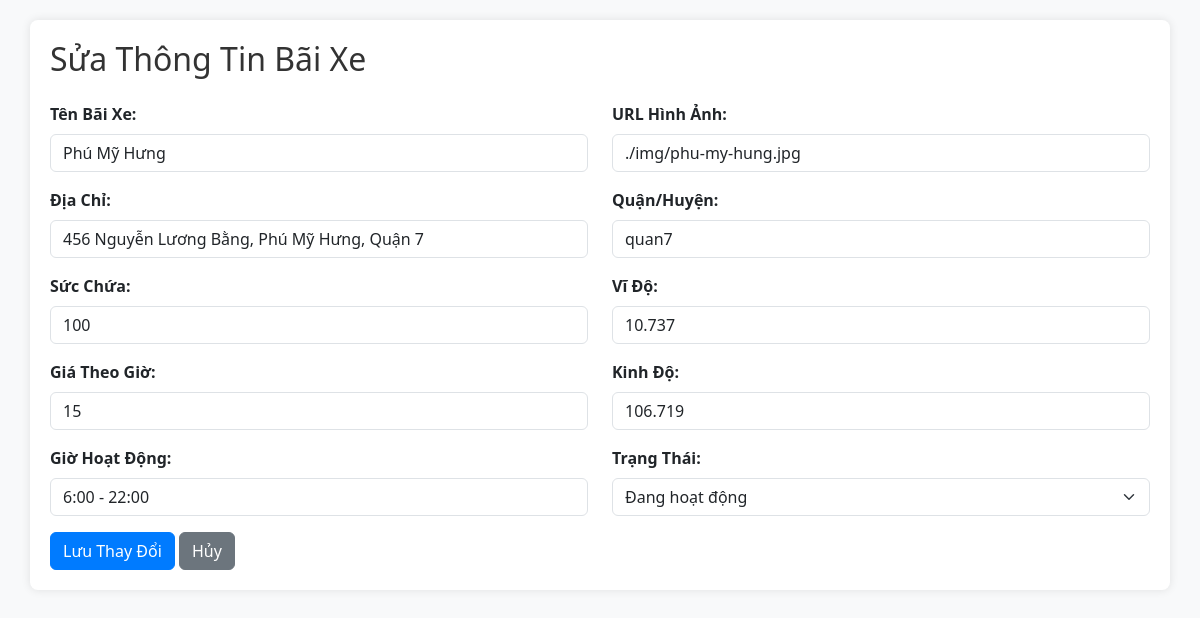
Screenshot of /admin/edit_parking.php?id=2 with the database file from the repository.
### tables this page shows
CREATE TABLE `parking_lots` (
  `parking_id` int(11) NOT NULL,
  `name` varchar(255) NOT NULL,
  `address` varchar(255) NOT NULL,
  `capacity` int(11) NOT NULL,
  `pricePerHour` int(50) NOT NULL,
  `operating_hours` varchar(50) NOT NULL,
  `status` enum('available','full') DEFAULT 'available',
  `image_url` varchar(255) DEFAULT './img/macdinhbaixe.jpg',
  `district` varchar(255) NOT NULL,
  `latitude` float DEFAULT NULL,
  `longitude` float DEFAULT NULL,
  `occupied_slots` int(11) NOT NULL DEFAULT 0
);

### dao/pdo.php (called while the page is built, shortened)
<?php
function pdo_get_connection(){
    $dburl = "mysql:host=localhost;port=3307;dbname=SKTParking;charset=utf8";
    $username = 'root';
    $password = '';
    $conn = new PDO($dburl, $username, $password);
    $conn->setAttribute(PDO::ATTR_ERRMODE, PDO::ERRMODE_EXCEPTION);
    return $conn;
}
function pdo_query_one($sql){
    $sql_args = array_slice(func_get_args(), 1);
    try{
        $conn = pdo_get_connection();
        $stmt = $conn->prepare($sql);
        $stmt->execute($sql_args);
        $row = $stmt->fetch(PDO::FETCH_ASSOC);
        return $row;
    }
    catch(PDOException $e){
        throw $e;
    }
    finally{
        unset($conn);
    }
}

### dao/parking-lots.php (called while the page is built, shortened)
<?php
require_once 'pdo.php';
function parking_lot_select_by_id($parking_id) {
    $sql = "SELECT * FROM parking_lots WHERE parking_id=?";
    return pdo_query_one($sql, $parking_id);
}
?>

### admin/edit_parking.php (the view, shortened to what this page needs)
<?php
include_once '../dao/parking-lots.php';
$parking_id = $_GET['id'];
$parkingLot = parking_lot_select_by_id($parking_id);
?>
<!DOCTYPE html>
<html lang="vi">
<head>
    <link href="https://cdn.jsdelivr.net/npm/bootstrap@5.3.0/dist/css/bootstrap.min.css" rel="stylesheet">
    <link rel="stylesheet" href="https://cdnjs.cloudflare.com/ajax/libs/font-awesome/6.0.0/css/all.min.css">
</head>
<body>
    <div class="container">
        <h2 class="mb-4">Sửa Thông Tin Bãi Xe</h2>
        <form action="process_update_parking.php" method="post">
            <div class="row">
                <div class="col-md-6">
                    <div class="mb-3">
                        <label for="name" class="form-label">Tên Bãi Xe:</label>
                        <input type="text" class="form-control" id="name" name="name" value="<?php echo htmlspecialchars($parkingLot['name']); ?>" required>
                    </div>
                    <div class="mb-3">
                        <label for="address" class="form-label">Địa Chỉ:</label>
                        <input type="text" class="form-control" id="address" name="address" value="<?php echo htmlspecialchars($parkingLot['address']); ?>" required>
                    </div>
                    <div class="mb-3">
                        <label for="capacity" class="form-label">Sức Chứa:</label>
                        <input type="number" class="form-control" id="capacity" name="capacity" value="<?php echo htmlspecialchars($parkingLot['capacity']); ?>" required>
                    </div>
                    <div class="mb-3">
                        <label for="pricePerHour" class="form-label">Giá Theo Giờ:</label>
                        <input type="number" class="form-control" id="pricePerHour" name="pricePerHour" value="<?php echo htmlspecialchars($parkingLot['pricePerHour']); ?>" required>
                    </div>
                    <div class="mb-3">
                        <label for="operating_hours" class="form-label">Giờ Hoạt Động:</label>
                        <input type="text" class="form-control" id="operating_hours" name="operating_hours" value="<?php echo htmlspecialchars($parkingLot['operating_hours']); ?>">
                    </div>
                </div>
                <div class="col-md-6">
                    <div class="mb-3">
                        <label for="image_url" class="form-label">URL Hình Ảnh:</label>
                        <input type="text" class="form-control" id="image_url" name="image_url" value="<?php echo htmlspecialchars($parkingLot['image_url']); ?>">
                    </div>
                    <div class="mb-3">
                        <label for="district" class="form-label">Quận/Huyện:</label>
                        <input type="text" class="form-control" id="district" name="district" value="<?php echo htmlspecialchars($parkingLot['district']); ?>">
                    </div>
                    <div class="mb-3">
                        <label for="latitude" class="form-label">Vĩ Độ:</label>
                        <input type="text" class="form-control" id="latitude" name="latitude" value="<?php echo htmlspecialchars($parkingLot['latitude']); ?>">
                    </div>
                    <div class="mb-3">
                        <label for="longtitude" class="form-label">Kinh Độ:</label>
                        <input type="text" class="form-control" id="longtitude" name="longtitude" value="<?php echo htmlspecialchars($parkingLot['longitude']); ?>">
                    </div>
                    <div class="mb-3">
                        <label for="status" class="form-label">Trạng Thái:</label>
                        <select class="form-select" id="status" name="status">
                            <option value="available" <?php if ($parkingLot['status'] === 'available') echo 'selected'; ?>>Đang hoạt động</option>
                        </select>
                    </div>
                </div>
            </div>
            <button type="submit" class="btn btn-primary">Lưu Thay Đổi</button>
            <a href="../admin/?page=admin_parking" class="btn btn-secondary">Hủy</a>
        </form>
    </div>
</body>
</html>

### admin/edit_parking.php (style rules this page uses)
body { background-color: #f8f9fa; }
.container { background-color: #ffffff; padding: 20px; border-radius: 8px; box-shadow: 0 0 10px rgba(0, 0, 0, 0.1); margin-top: 20px; }
h2 { color: #333; margin-bottom: 20px; }
label { font-weight: bold; margin-bottom: 5px; display: block; }
.form-control { margin-bottom: 15px; }
.btn-primary { background-color: #007bff; border-color: #007bff; }
.btn-secondary { background-color: #6c757d; border-color: #6c757d; }

### rows the page displays
parking_lots: name "Phú Mỹ Hưng", address "456 Nguyễn Lương Bằng, Phú Mỹ Hưng, Quận 7", capacity "100", pricePerHour "15", operating_hours "6:00 - 22:00", image_url "./img/phu-my-hung.jpg", district "quan7", latitude "10.737", longtitude "106.719", status "Đang hoạt động"
